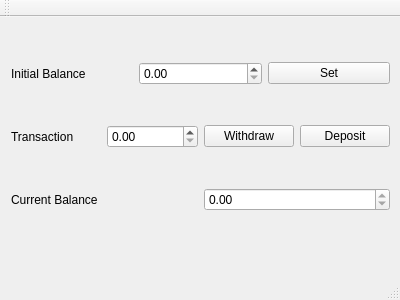
<?xml version="1.0" encoding="UTF-8"?>
<ui version="4.0">
 <class>ATM</class>
 <widget class="QMainWindow" name="ATM">
  <property name="geometry">
   <rect>
    <x>0</x>
    <y>0</y>
    <width>400</width>
    <height>300</height>
   </rect>
  </property>
  <property name="windowTitle">
   <string>ATM</string>
  </property>
  <widget class="QWidget" name="centralWidget">
   <widget class="QWidget" name="verticalLayoutWidget">
    <property name="geometry">
     <rect>
      <x>0</x>
      <y>0</y>
      <width>401</width>
      <height>241</height>
     </rect>
    </property>
    <layout class="QVBoxLayout" name="verticalLayout">
     <item>
      <layout class="QHBoxLayout" name="horizontalLayout">
       <item>
        <widget class="QLabel" name="label">
         <property name="text">
          <string>Initial Balance</string>
         </property>
        </widget>
       </item>
       <item>
        <widget class="QDoubleSpinBox" name="initialSpinBox"/>
       </item>
       <item>
        <widget class="QPushButton" name="initialButton">
         <property name="text">
          <string>Set</string>
         </property>
        </widget>
       </item>
      </layout>
     </item>
     <item>
      <layout class="QHBoxLayout" name="horizontalLayout_2">
       <item>
        <widget class="QLabel" name="label_2">
         <property name="text">
          <string>Transaction</string>
         </property>
        </widget>
       </item>
       <item>
        <widget class="QDoubleSpinBox" name="transactionSpinBox"/>
       </item>
       <item>
        <widget class="QPushButton" name="withdrawButton">
         <property name="text">
          <string>Withdraw</string>
         </property>
        </widget>
       </item>
       <item>
        <widget class="QPushButton" name="depositButton">
         <property name="text">
          <string>Deposit</string>
         </property>
        </widget>
       </item>
      </layout>
     </item>
     <item>
      <layout class="QHBoxLayout" name="horizontalLayout_3">
       <item>
        <widget class="QLabel" name="label_3">
         <property name="text">
          <string>Current Balance</string>
         </property>
        </widget>
       </item>
       <item>
        <widget class="QDoubleSpinBox" name="balanceSpinBox">
         <property name="readOnly">
          <bool>true</bool>
         </property>
        </widget>
       </item>
      </layout>
     </item>
    </layout>
   </widget>
  </widget>
  <widget class="QMenuBar" name="menuBar">
   <property name="geometry">
    <rect>
     <x>0</x>
     <y>0</y>
     <width>400</width>
     <height>22</height>
    </rect>
   </property>
  </widget>
  <widget class="QToolBar" name="mainToolBar">
   <attribute name="toolBarArea">
    <enum>TopToolBarArea</enum>
   </attribute>
   <attribute name="toolBarBreak">
    <bool>false</bool>
   </attribute>
  </widget>
  <widget class="QStatusBar" name="statusBar"/>
 </widget>
 <layoutdefault spacing="6" margin="11"/>
 <resources/>
 <connections/>
</ui>
